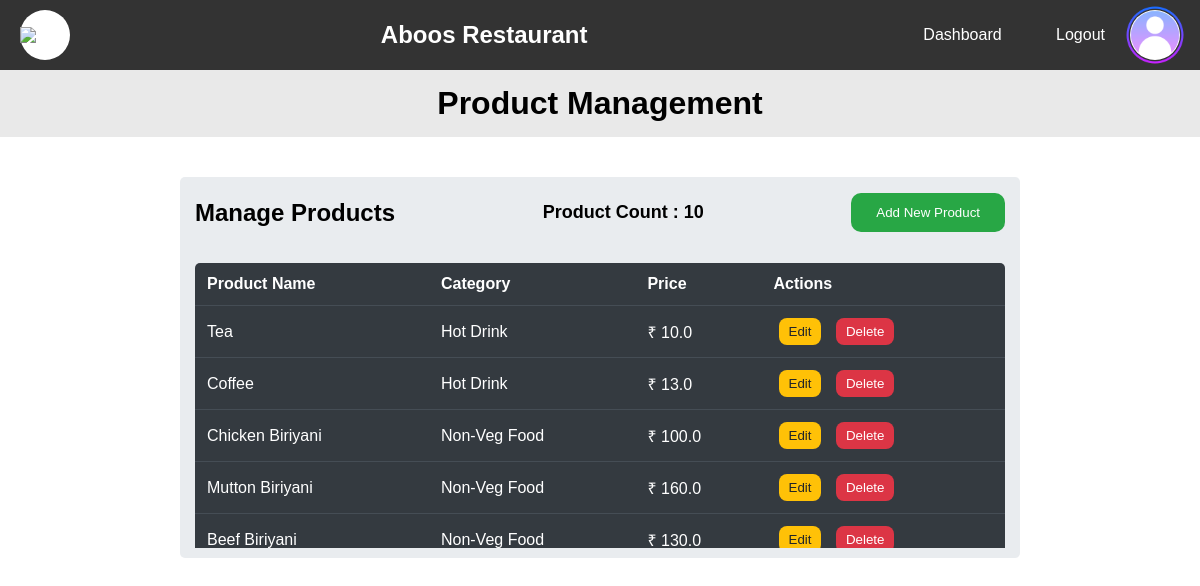
/dashboard/product-management (signed in), run on the app's committed database.
### v1/models.py (models this page shows, shortened)
class Products(db.Model, UserMixin):
    __tablename__ = "products"
    pid = db.Column(db.Integer, primary_key=True)
    name = db.Column(db.String(30), unique=True, nullable=False)
    category = db.Column(db.String(20), nullable=False)
    price = db.Column(db.Float, nullable=False)
    def __repr__(self):
        return f"{self.name}{self.category}{self.price}"

### v1/routes.py (the view, shortened to what this page needs)
    @app.route("/dashboard/product-management")
    @login_required
    def product_management():
        if current_user.role == "admin":
            product_data = Products.query.all()
            print(product_data)
            return render_template(
                "/dashboard/product_managment.html",
                username=current_user.username,
                products=product_data,
                count=len(product_data),
            )

### v1/app.py (called while the page is built)
def create_app():
    app = Flask(
        __name__,
        template_folder="templates",
        static_folder="static",
        static_url_path="/",
    )
    app.config["SQLALCHEMY_DATABASE_URI"] = "sqlite:///./app.db"
    app.secret_key = "resturant-app-secret-key"
    db.init_app(app)
    login_manager = LoginManager()
    login_manager.init_app(app)
    from models import Users
    @login_manager.user_loader
    def load_user(uid):
        return Users.query.get(uid)
    @login_manager.unauthorized_handler
    def unauthorized_callback():
        return redirect(
            url_for(
                "auth_error",
                msg="Only authorized users can access this page. Please log in to continue.",
            )
        )
    bcrypt = Bcrypt(app)
    from routes import register_routes
    register_routes(app, db, bcrypt)
    migrate = Migrate(app, db)
    return app

### v1/templates/dashboard/product_managment.html (shortened to what this page needs)
<!DOCTYPE html>
<html lang="en">
<head>
    <link rel="stylesheet" href="/css/dashboard/mng.css">
    <link rel="stylesheet" href="/css/dashboard/navbar.css">
</head>
<body>
    <header>
        <nav class="navbar">
            <div class="nav-div">
                <div class="nav-logo">
                    <img src="/images/favicon.png">
                </div>
                <div class="nav-head">
                    <h2>Aboos Restaurant</h2>
                </div>
                <div class="nav-links">
                    <ul>
                        <li><a href="/dashboard">Dashboard</a></li>
                        <li><a href="{{ url_for('logout') }}">Logout</a></li>
                    </ul>
                    <div class="nav-logo">
                        <img src="/images/profile-icon.png">
                    </div>
                </div>
            </div>
        </nav>
    </header>
    <div class="main">
        <div class="head-div">
            <h1> Product Management </h1>
        </div>
        <div class="container">
            <div class="row-head">
                <h2>Manage <b>Products</b></h2>
                <div class="count-div">
                    <span>Product Count : {{ count }}</span>
                </div>
                <button id="insert-popup" type="button">Add New Product</button>
            </div>
            <div class="row-body">
                <table>
                    <thead>
                        <tr>
                            <th>Product Name</th>
                            <th>Category</th>
                            <th>Price</th>
                            <th>Actions</th>
                        </tr>
                    </thead>
                    <tbody>
                        {% for product in products %}
                        <tr>
                            <td>{{ product.name }}</td>
                            <td>{{ product.category }}</td>
                            <td>₹ {{ product.price }}</td>
                            <td>
                                <button type="button" data-pid="{{ product.pid }}" data-name="{{ product.name }}"
                                    data-category="{{ product.category }}" data-price="{{ product.price }}"
                                    class="btn btn-edit update-popup">Edit</button>
                                <button type="button" class="btn btn-delete"><a
                                        href="/user/delete/{{ product.pid}}">Delete</a></button>
                            </td>
                        </tr>
                        {% endfor %}
                    </tbody>
                </table>
            </div>
        </div>
    </div>
</body>
</html>

### v1/static/css/dashboard/mng.css (style rules this page uses)
* { padding: 0; margin: 0; box-sizing: border-box; }
body { font-family: Arial, sans-serif; }
.main { display: flex; flex-direction: column; align-items: center; }
.head-div { background-color: rgb(233, 233, 233, 0.959); padding: 15px; text-align: center; width: 100%; }
.container { background-color: #e9ecef; width: 70%; display: flex; flex-direction: column; flex-wrap: wrap; margin-top: 40px; border-radius: 5px; justify-content: center; align-items: center; padding-bottom: 10px; }
.row-head { display: flex; justify-content: space-between; align-items: center; padding: 10px; width: 100%; margin: 5px 0; }
.row-head h2, .row-head button { margin: 0 5px; }
.row-head button { color: #fff; background-color: #28a745; font-weight: 400; text-align: center; vertical-align: middle; cursor: pointer; padding: 10px 25px; line-height: 1.5; border-radius: 10px; border: 0; }
.count-div { padding: 10px 25px; border-radius: 10px; text-align: center; }
.count-div span { font-size: 18px; font-weight: bold; }
.row-body { width: 100%; padding: 15px; height: 300px; overflow: auto; }
.row-body table { width: 100%; color: #fff; background-color: #343a40; text-align: left; border-radius: 5px; border-collapse: collapse; overflow: hidden; }
.row-body table th, .row-body table td { padding: 12px; }
.row-body table td { border-top: 1px solid #454d55; }
.row-body .btn { outline: 0; border: 0; padding: 6px 10px; border-radius: 8px; margin: 0 5px; cursor: pointer; }
.row-body .btn a { text-decoration: none; }
.row-body .btn-edit { color: #212529; font-weight: 400; background-color: #ffc107; }
.row-body .btn-delete { background-color: #dc3545; }
.row-body .btn-delete a { text-decoration: none; color: white; }

### v1/static/css/dashboard/navbar.css (style rules this page uses)
.navbar { background-color: #333; color: #fff; padding: 10px 20px; position: relative; }
.nav-div { display: flex; align-items: center; justify-content: space-between; }
.nav-logo { background-color: white; border-radius: 50%; width: 50px; height: 50px; display: flex; align-items: center; justify-content: center; }
.nav-logo img { width: 70px; }
.nav-links { display: flex; align-items: center; }
.nav-links li { display: inline-block; list-style: none; margin: 0 25px; }
.nav-links a { color: #fff; text-decoration: none; border-bottom: 3px solid transparent; transition: border-color 0.3s ease; padding-bottom: 10px; }

### data on the page
Products: name "Tea", category "Hot Drink", price "10.0"
Products: name "Coffee", category "Hot Drink", price "13.0"
Products: name "Chicken Biriyani", category "Non-Veg Food", price "100.0"
Products: name "Mutton Biriyani", category "Non-Veg Food", price "160.0"
Products: name "Beef Biriyani", category "Non-Veg Food", price "130.0"

### other printed values
{{ count }} "10"
